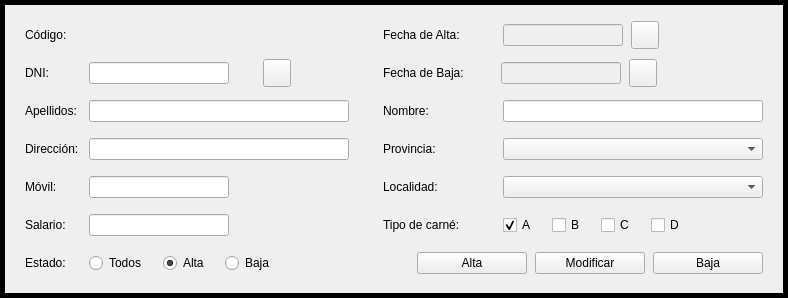
              <widget class="QFrame" name="driverForm">
               <property name="role" stdset="0">
                <string notr="true">panel</string>
               </property>
               <property name="enabled">
                <bool>true</bool>
               </property>
               <property name="sizePolicy">
                <sizepolicy hsizetype="Expanding" vsizetype="Maximum">
                 <horstretch>0</horstretch>
                 <verstretch>0</verstretch>
                </sizepolicy>
               </property>
               <property name="autoFillBackground">
                <bool>false</bool>
               </property>
               <property name="frameShape">
                <enum>QFrame::Panel</enum>
               </property>
               <property name="frameShadow">
                <enum>QFrame::Plain</enum>
               </property>
               <property name="lineWidth">
                <number>5</number>
               </property>
               <layout class="QGridLayout" name="driverFormLayout" columnstretch="0,1,0,0,1" rowminimumheight="28,28,28,28,28,28,28">
                <property name="horizontalSpacing">
                 <number>10</number>
                </property>
                <property name="verticalSpacing">
                 <number>10</number>
                </property>
                <property name="leftMargin">
                 <number>20</number>
                </property>
                <property name="topMargin">
                 <number>16</number>
                </property>
                <property name="rightMargin">
                 <number>20</number>
                </property>
                <property name="bottomMargin">
                 <number>16</number>
                </property>
                <item row="0" column="0">
                 <widget class="QLabel" name="lblDriverId">
                  <property name="text">
                   <string>Código:</string>
                  </property>
                 </widget>
                </item>
                <item row="0" column="1">
                 <layout class="QHBoxLayout" name="driverIdRow">
                  <property name="spacing">
                   <number>6</number>
                  </property>
                  <property name="leftMargin">
                   <number>0</number>
                  </property>
                  <property name="topMargin">
                   <number>0</number>
                  </property>
                  <property name="rightMargin">
                   <number>0</number>
                  </property>
                  <property name="bottomMargin">
                   <number>0</number>
                  </property>
                  <item>
                   <widget class="QLabel" name="lblDriverIdValue">
                    <property name="role" stdset="0">
                     <string notr="true">highlight</string>
                    </property>
                    <property name="enabled">
                     <bool>false</bool>
                    </property>
                    <property name="text">
                     <string />
                    </property>
                    <property name="minimumSize">
                     <size>
                      <width>60</width>
                      <height>0</height>
                     </size>
                    </property>
                    <property name="maximumSize">
                     <size>
                      <width>60</width>
                      <height>16777215</height>
                     </size>
                    </property>
                   </widget>
                  </item>
                  <item>
                   <spacer name="driverIdRow_stretch">
                    <property name="orientation">
                     <enum>Qt::Horizontal</enum>
                    </property>
                    <property name="sizeHint" stdset="0">
                     <size>
                      <width>0</width>
                      <height>0</height>
                     </size>
                    </property>
                   </spacer>
                  </item>
                 </layout>
                </item>
                <item row="0" column="3">
                 <widget class="QLabel" name="lblDriverHiredOn">
                  <property name="text">
                   <string>&lt;html&gt;&lt;head/&gt;&lt;body&gt;&lt;p&gt;Fecha de Alta:&lt;/p&gt;&lt;/body&gt;&lt;/html&gt;</string>
                  </property>
                  <property name="minimumSize">
                   <size>
                    <width>110</width>
                    <height>0</height>
                   </size>
                  </property>
                 </widget>
                </item>
                <item row="0" column="4">
                 <layout class="QHBoxLayout" name="driverHiredOnRow">
                  <property name="spacing">
                   <number>8</number>
                  </property>
                  <property name="leftMargin">
                   <number>0</number>
                  </property>
                  <property name="topMargin">
                   <number>0</number>
                  </property>
                  <property name="rightMargin">
                   <number>0</number>
                  </property>
                  <property name="bottomMargin">
                   <number>0</number>
                  </property>
                  <item>
                   <widget class="QLineEdit" name="txtDriverHiredOn">
                    <property name="role" stdset="0">
                     <string notr="true">field</string>
                    </property>
                    <property name="enabled">
                     <bool>false</bool>
                    </property>
                    <property name="readOnly">
                     <bool>false</bool>
                    </property>
                    <property name="minimumSize">
                     <size>
                      <width>120</width>
                      <height>0</height>
                     </size>
                    </property>
                    <property name="maximumSize">
                     <size>
                      <width>140</width>
                      <height>16777215</height>
                     </size>
                    </property>
                   </widget>
                  </item>
                  <item>
                   <widget class="QPushButton" name="btnDriverHiredOnCalendar">
                    <property name="role" stdset="0">
                     <string notr="true">icon</string>
                    </property>
                    <property name="text">
                     <string />
                    </property>
                    <property name="icon">
                     <iconset>
                      <normaloff>../img/icons/calendar.svg</normaloff>../img/icons/calendar.svg</iconset>
                    </property>
                    <property name="minimumSize">
                     <size>
                      <width>28</width>
                      <height>28</height>
                     </size>
                    </property>
                    <property name="maximumSize">
                     <size>
                      <width>28</width>
                      <height>28</height>
                     </size>
                    </property>
                   </widget>
                  </item>
                  <item>
                   <spacer name="driverHiredOnRow_stretch">
                    <property name="orientation">
                     <enum>Qt::Horizontal</enum>
                    </property>
                    <property name="sizeHint" stdset="0">
                     <size>
                      <width>0</width>
                      <height>0</height>
                     </size>
                    </property>
                   </spacer>
                  </item>
                 </layout>
                </item>
                <item row="1" column="0">
                 <widget class="QLabel" name="lblDriverDni">
                  <property name="text">
                   <string>DNI:</string>
                  </property>
                 </widget>
                </item>
                <item row="1" column="1">
                 <layout class="QHBoxLayout" name="driverDniRow">
                  <property name="spacing">
                   <number>8</number>
                  </property>
                  <property name="leftMargin">
                   <number>0</number>
                  </property>
                  <property name="topMargin">
                   <number>0</number>
                  </property>
                  <property name="rightMargin">
                   <number>0</number>
                  </property>
                  <property name="bottomMargin">
                   <number>0</number>
                  </property>
                  <item>
                   <widget class="QLineEdit" name="txtDriverDni">
                    <property name="role" stdset="0">
                     <string notr="true">field</string>
                    </property>
                    <property name="maxLength">
                     <number>9</number>
                    </property>
                    <property name="minimumSize">
                     <size>
                      <width>140</width>
                      <height>0</height>
                     </size>
                    </property>
                   </widget>
                  </item>
                  <item>
                   <widget class="QLabel" name="lblDriverDniCheck">
                    <property name="text">
                     <string />
                    </property>
                    <property name="scaledContents">
                     <bool>false</bool>
                    </property>
                    <property name="minimumSize">
                     <size>
                      <width>18</width>
                      <height>18</height>
                     </size>
                    </property>
                    <property name="maximumSize">
                     <size>
                      <width>18</width>
                      <height>18</height>
                     </size>
                    </property>
                   </widget>
                  </item>
                  <item>
                   <widget class="QPushButton" name="btnDriverSearch">
                    <property name="role" stdset="0">
                     <string notr="true">icon</string>
                    </property>
                    <property name="text">
                     <string />
                    </property>
                    <property name="icon">
                     <iconset>
                      <normaloff>../img/icons/search.svg</normaloff>../img/icons/search.svg</iconset>
                    </property>
                    <property name="minimumSize">
                     <size>
                      <width>28</width>
                      <height>28</height>
                     </size>
                    </property>
                    <property name="maximumSize">
                     <size>
                      <width>28</width>
                      <height>28</height>
                     </size>
                    </property>
                   </widget>
                  </item>
                  <item>
                   <spacer name="driverDniRow_stretch">
                    <property name="orientation">
                     <enum>Qt::Horizontal</enum>
                    </property>
                    <property name="sizeHint" stdset="0">
                     <size>
                      <width>0</width>
                      <height>0</height>
                     </size>
                    </property>
                   </spacer>
                  </item>
                 </layout>
                </item>
                <item row="1" column="3" colspan="2">
                 <widget class="QFrame" name="driverLeftOnFrame">
                  <property name="frameShape">
                   <enum>QFrame::NoFrame</enum>
                  </property>
                  <property name="frameShadow">
                   <enum>QFrame::Raised</enum>
                  </property>
                  <layout class="QHBoxLayout" name="driverLeftOnFrameLayout">
                   <property name="spacing">
                    <number>8</number>
                   </property>
                   <property name="leftMargin">
                    <number>0</number>
                   </property>
                   <property name="topMargin">
                    <number>0</number>
                   </property>
                   <property name="rightMargin">
                    <number>0</number>
                   </property>
                   <property name="bottomMargin">
                    <number>0</number>
                   </property>
                   <item>
                    <widget class="QLabel" name="lblDriverLeftOn">
                     <property name="text">
                      <string>&lt;html&gt;&lt;head/&gt;&lt;body&gt;&lt;p&gt;Fecha de Baja:&lt;/p&gt;&lt;/body&gt;&lt;/html&gt;</string>
                     </property>
                     <property name="minimumSize">
                      <size>
                       <width>110</width>
                       <height>28</height>
                      </size>
                     </property>
                     <property name="maximumSize">
                      <size>
                       <width>110</width>
                       <height>28</height>
                      </size>
                     </property>
                    </widget>
                   </item>
                   <item>
                    <widget class="QLineEdit" name="txtDriverLeftOn">
                     <property name="role" stdset="0">
                      <string notr="true">field</string>
                     </property>
                     <property name="enabled">
                      <bool>false</bool>
                     </property>
                     <property name="readOnly">
                      <bool>false</bool>
                     </property>
                     <property name="minimumSize">
                      <size>
                       <width>120</width>
                       <height>0</height>
                      </size>
                     </property>
                     <property name="maximumSize">
                      <size>
                       <width>140</width>
                       <height>16777215</height>
                      </size>
                     </property>
                    </widget>
                   </item>
                   <item>
                    <widget class="QPushButton" name="btnDriverLeftOnCalendar">
                     <property name="role" stdset="0">
                      <string notr="true">icon</string>
                     </property>
                     <property name="text">
                      <string />
                     </property>
                     <property name="icon">
                      <iconset>
                       <normaloff>../img/icons/calendar.svg</normaloff>../img/icons/calendar.svg</iconset>
                     </property>
                     <property name="minimumSize">
                      <size>
                       <width>28</width>
                       <height>28</height>
                      </size>
                     </property>
                     <property name="maximumSize">
                      <size>
                       <width>28</width>
                       <height>28</height>
                      </size>
                     </property>
                    </widget>
                   </item>
                   <item>
                    <spacer name="driverLeftOnFrameLayout_stretch">
                     <property name="orientation">
                      <enum>Qt::Horizontal</enum>
                     </property>
                     <property name="sizeHint" stdset="0">
                      <size>
                       <width>0</width>
                       <height>0</height>
                      </size>
                     </property>
                    </spacer>
                   </item>
                  </layout>
                 </widget>
                </item>
                <item row="2" column="0">
                 <widget class="QLabel" name="lblDriverSurname">
                  <property name="text">
                   <string>Apellidos:</string>
                  </property>
                 </widget>
                </item>
                <item row="2" column="1">
                 <widget class="QLineEdit" name="txtDriverSurname">
                  <property name="role" stdset="0">
                   <string notr="true">field</string>
                  </property>
                  <property name="minimumSize">
                   <size>
                    <width>260</width>
                    <height>0</height>
                   </size>
                  </property>
                 </widget>
                </item>
                <item row="2" column="3">
                 <widget class="QLabel" name="lblDriverName">
                  <property name="text">
                   <string>Nombre:</string>
                  </property>
                  <property name="minimumSize">
                   <size>
                    <width>110</width>
                    <height>0</height>
                   </size>
                  </property>
                 </widget>
                </item>
                <item row="2" column="4">
                 <widget class="QLineEdit" name="txtDriverName">
                  <property name="role" stdset="0">
                   <string notr="true">field</string>
                  </property>
                  <property name="minimumSize">
                   <size>
                    <width>260</width>
                    <height>0</height>
                   </size>
                  </property>
                 </widget>
                </item>
                <item row="3" column="0">
                 <widget class="QLabel" name="lblDriverAddress">
                  <property name="text">
                   <string>Dirección:</string>
                  </property>
                 </widget>
                </item>
                <item row="3" column="1">
                 <widget class="QLineEdit" name="txtDriverAddress">
                  <property name="role" stdset="0">
                   <string notr="true">field</string>
                  </property>
                 </widget>
                </item>
                <item row="3" column="3">
                 <widget class="QLabel" name="lblDriverProvince">
                  <property name="sizeIncrement">
                   <size>
                    <width>0</width>
                    <height>24</height>
                   </size>
                  </property>
                  <property name="text">
                   <string>Provincia:</string>
                  </property>
                  <property name="minimumSize">
                   <size>
                    <width>110</width>
                    <height>0</height>
                   </size>
                  </property>
                 </widget>
                </item>
                <item row="3" column="4">
                 <widget class="QComboBox" name="cmbDriverProvince">
                  <property name="role" stdset="0">
                   <string notr="true">field</string>
                  </property>
                 </widget>
                </item>
                <item row="4" column="0">
                 <widget class="QLabel" name="lblDriverPhone">
                  <property name="text">
                   <string>Móvil:</string>
                  </property>
                 </widget>
                </item>
                <item row="4" column="1">
                 <layout class="QHBoxLayout" name="driverPhoneRow">
                  <property name="spacing">
                   <number>6</number>
                  </property>
                  <property name="leftMargin">
                   <number>0</number>
                  </property>
                  <property name="topMargin">
                   <number>0</number>
                  </property>
                  <property name="rightMargin">
                   <number>0</number>
                  </property>
                  <property name="bottomMargin">
                   <number>0</number>
                  </property>
                  <item>
                   <widget class="QLineEdit" name="txtDriverPhone">
                    <property name="role" stdset="0">
                     <string notr="true">field</string>
                    </property>
                    <property name="minimumSize">
                     <size>
                      <width>140</width>
                      <height>0</height>
                     </size>
                    </property>
                    <property name="maximumSize">
                     <size>
                      <width>160</width>
                      <height>16777215</height>
                     </size>
                    </property>
                   </widget>
                  </item>
                  <item>
                   <spacer name="driverPhoneRow_stretch">
                    <property name="orientation">
                     <enum>Qt::Horizontal</enum>
                    </property>
                    <property name="sizeHint" stdset="0">
                     <size>
                      <width>0</width>
                      <height>0</height>
                     </size>
                    </property>
                   </spacer>
                  </item>
                 </layout>
                </item>
                <item row="4" column="3">
                 <widget class="QLabel" name="lblDriverMunicipality">
                  <property name="text">
                   <string>Localidad:</string>
                  </property>
                  <property name="minimumSize">
                   <size>
                    <width>110</width>
                    <height>0</height>
                   </size>
                  </property>
                 </widget>
                </item>
                <item row="4" column="4">
                 <widget class="QComboBox" name="cmbDriverMunicipality">
                  <property name="role" stdset="0">
                   <string notr="true">field</string>
                  </property>
                 </widget>
                </item>
                <item row="5" column="0">
                 <widget class="QLabel" name="lblDriverSalary">
                  <property name="text">
                   <string>Salario:</string>
                  </property>
                 </widget>
                </item>
                <item row="5" column="1">
                 <layout class="QHBoxLayout" name="driverSalaryRow">
                  <property name="spacing">
                   <number>8</number>
                  </property>
                  <property name="leftMargin">
                   <number>0</number>
                  </property>
                  <property name="topMargin">
                   <number>0</number>
                  </property>
                  <property name="rightMargin">
                   <number>0</number>
                  </property>
                  <property name="bottomMargin">
                   <number>0</number>
                  </property>
                  <item>
                   <widget class="QLineEdit" name="txtDriverSalary">
                    <property name="role" stdset="0">
                     <string notr="true">field</string>
                    </property>
                    <property name="text">
                     <string />
                    </property>
                    <property name="minimumSize">
                     <size>
                      <width>140</width>
                      <height>0</height>
                     </size>
                    </property>
                    <property name="maximumSize">
                     <size>
                      <width>160</width>
                      <height>16777215</height>
                     </size>
                    </property>
                   </widget>
                  </item>
                  <item>
                   <spacer name="driverSalaryRow_stretch">
                    <property name="orientation">
                     <enum>Qt::Horizontal</enum>
                    </property>
                    <property name="sizeHint" stdset="0">
                     <size>
                      <width>0</width>
                      <height>0</height>
                     </size>
                    </property>
                   </spacer>
                  </item>
                 </layout>
                </item>
                <item row="5" column="3">
                 <widget class="QLabel" name="lblDriverLicenses">
                  <property name="text">
                   <string>Tipo de carné:</string>
                  </property>
                  <property name="minimumSize">
                   <size>
                    <width>110</width>
                    <height>0</height>
                   </size>
                  </property>
                 </widget>
                </item>
                <item row="5" column="4">
                 <layout class="QHBoxLayout" name="driverLicensesRow">
                  <property name="spacing">
                   <number>16</number>
                  </property>
                  <property name="leftMargin">
                   <number>0</number>
                  </property>
                  <property name="topMargin">
                   <number>0</number>
                  </property>
                  <property name="rightMargin">
                   <number>0</number>
                  </property>
                  <property name="bottomMargin">
                   <number>0</number>
                  </property>
                  <item>
                   <widget class="QCheckBox" name="chkLicenseA">
                    <property name="text">
                     <string>A</string>
                    </property>
                    <property name="checked">
                     <bool>true</bool>
                    </property>
                   </widget>
                  </item>
                  <item>
                   <widget class="QCheckBox" name="chkLicenseB">
                    <property name="text">
                     <string>B</string>
                    </property>
                   </widget>
                  </item>
                  <item>
                   <widget class="QCheckBox" name="chkLicenseC">
                    <property name="text">
                     <string>C</string>
                    </property>
                   </widget>
                  </item>
                  <item>
                   <widget class="QCheckBox" name="chkLicenseD">
                    <property name="text">
                     <string>D</string>
                    </property>
                   </widget>
                  </item>
                  <item>
                   <spacer name="driverLicensesRow_stretch">
                    <property name="orientation">
                     <enum>Qt::Horizontal</enum>
                    </property>
                    <property name="sizeHint" stdset="0">
                     <size>
                      <width>0</width>
                      <height>0</height>
                     </size>
                    </property>
                   </spacer>
                  </item>
                 </layout>
                </item>
                <item row="6" column="0">
                 <widget class="QLabel" name="lblDriverStatus">
                  <property name="text">
                   <string>Estado:</string>
                  </property>
                 </widget>
                </item>
                <item row="6" column="1">
                 <layout class="QHBoxLayout" name="driverStatusRow">
                  <property name="spacing">
                   <number>16</number>
                  </property>
                  <property name="leftMargin">
                   <number>0</number>
                  </property>
                  <property name="topMargin">
                   <number>0</number>
                  </property>
                  <property name="rightMargin">
                   <number>0</number>
                  </property>
                  <property name="bottomMargin">
                   <number>0</number>
                  </property>
                  <item>
                   <widget class="QRadioButton" name="rbtDriversAll">
                    <property name="text">
                     <string>Todos</string>
                    </property>
                    <property name="checked">
                     <bool>false</bool>
                    </property>
                    <attribute name="buttonGroup">
                     <string notr="true">grpDriverStatus</string>
                    </attribute>
                   </widget>
                  </item>
                  <item>
                   <widget class="QRadioButton" name="rbtDriversActive">
                    <property name="text">
                     <string>Alta</string>
                    </property>
                    <property name="checked">
                     <bool>true</bool>
                    </property>
                    <attribute name="buttonGroup">
                     <string notr="true">grpDriverStatus</string>
                    </attribute>
                   </widget>
                  </item>
                  <item>
                   <widget class="QRadioButton" name="rbtDriversInactive">
                    <property name="text">
                     <string>Baja</string>
                    </property>
                    <property name="checked">
                     <bool>false</bool>
                    </property>
                    <attribute name="buttonGroup">
                     <string notr="true">grpDriverStatus</string>
                    </attribute>
                   </widget>
                  </item>
                  <item>
                   <spacer name="driverStatusRow_stretch">
                    <property name="orientation">
                     <enum>Qt::Horizontal</enum>
                    </property>
                    <property name="sizeHint" stdset="0">
                     <size>
                      <width>0</width>
                      <height>0</height>
                     </size>
                    </property>
                   </spacer>
                  </item>
                 </layout>
                </item>
                <item row="6" column="3" colspan="2">
                 <layout class="QHBoxLayout" name="driverButtonsRow">
                  <property name="spacing">
                   <number>8</number>
                  </property>
                  <property name="leftMargin">
                   <number>0</number>
                  </property>
                  <property name="topMargin">
                   <number>0</number>
                  </property>
                  <property name="rightMargin">
                   <number>0</number>
                  </property>
                  <property name="bottomMargin">
                   <number>0</number>
                  </property>
                  <item>
                   <spacer name="driverButtonsRow_stretch">
                    <property name="orientation">
                     <enum>Qt::Horizontal</enum>
                    </property>
                    <property name="sizeHint" stdset="0">
                     <size>
                      <width>0</width>
                      <height>0</height>
                     </size>
                    </property>
                   </spacer>
                  </item>
                  <item>
                   <widget class="QPushButton" name="btnDriverRegister">
                    <property name="role" stdset="0">
                     <string notr="true">primary</string>
                    </property>
                    <property name="text">
                     <string>Alta</string>
                    </property>
                    <property name="minimumSize">
                     <size>
                      <width>110</width>
                      <height>0</height>
                     </size>
                    </property>
                   </widget>
                  </item>
                  <item>
                   <widget class="QPushButton" name="btnDriverUpdate">
                    <property name="role" stdset="0">
                     <string notr="true">outline</string>
                    </property>
                    <property name="enabled">
                     <bool>true</bool>
                    </property>
                    <property name="autoFillBackground">
                     <bool>false</bool>
                    </property>
                    <property name="text">
                     <string>Modificar</string>
                    </property>
                    <property name="minimumSize">
                     <size>
                      <width>110</width>
                      <height>0</height>
                     </size>
                    </property>
                   </widget>
                  </item>
                  <item>
                   <widget class="QPushButton" name="btnDriverDeactivate">
                    <property name="role" stdset="0">
                     <string notr="true">danger</string>
                    </property>
                    <property name="text">
                     <string>Baja</string>
                    </property>
                    <property name="minimumSize">
                     <size>
                      <width>110</width>
                      <height>0</height>
                     </size>
                    </property>
                   </widget>
                  </item>
                 </layout>
                </item>
                <item row="0" column="2">
                 <spacer name="driverColumnGap">
                  <property name="orientation">
                   <enum>Qt::Horizontal</enum>
                  </property>
                  <property name="sizeHint" stdset="0">
                   <size>
                    <width>24</width>
                    <height>0</height>
                   </size>
                  </property>
                  <property name="sizeType">
                   <enum>QSizePolicy::Fixed</enum>
                  </property>
                 </spacer>
                </item>
               </layout>
               <property name="maximumSize">
                <size>
                 <width>1160</width>
                 <height>16777215</height>
                </size>
               </property>
              </widget>
